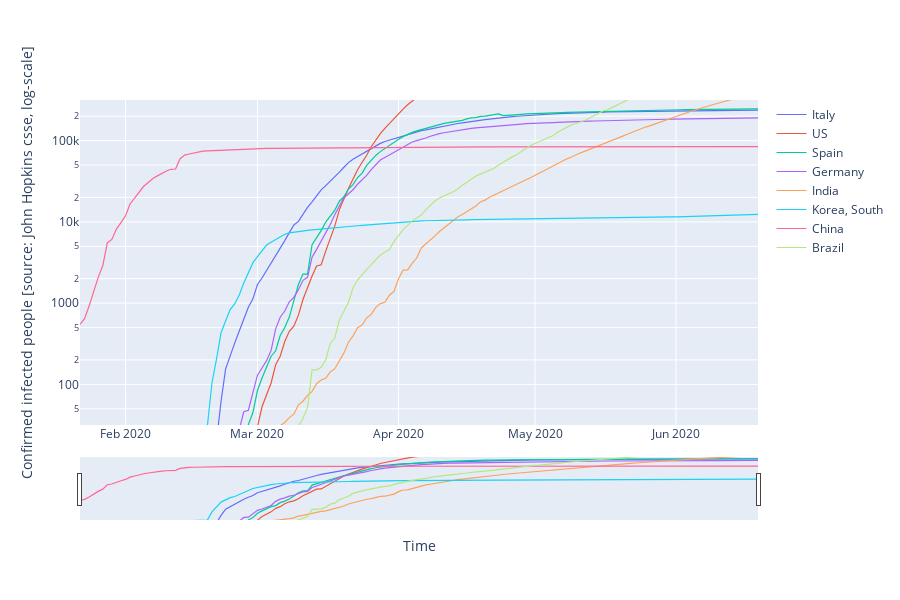

The notebook cell saved with this chart:
### Code cell
# Loop over each country in the list

for i in country_list:
    fig.add_trace(go.Scatter(x = df_plot.date,
                         y = df_plot[i],
                         mode = 'lines', #+markers
                         line_width = 1.2, marker_size = 3,
                         name = i)
                  )
    

fig.update_layout(width = 900,
              height = 600,
              xaxis_title = 'Time',
              yaxis_title = "Confirmed infected people [source: John Hopkins csse, log-scale]",
                 )

fig.update_yaxes(type='log', range=[1.5, 5.5])

fig.update_layout(xaxis_rangeslider_visible= True)

#fig.show(renderer='firefox');

### Figure 1 — Plotly figure (JSON) as saved in the notebook; plotly's stock layout.template omitted (floating-point values rounded to 4 significant figures; data arrays with more than 128 entries replaced by an {"elided": "..."} marker saying what was removed)
{"data": [{"line": {"width": 1.2}, "marker": {"size": 3}, "mode": "lines", "name": "Italy", "type": "scatter", "x": {"elided": "150 str values"}, "y": {"elided": "150 int values"}}, {"line": {"width": 1.2}, "marker": {"size": 3}, "mode": "lines", "name": "US", "type": "scatter", "x": {"elided": "150 str values"}, "y": {"elided": "150 int values"}}, {"line": {"width": 1.2}, "marker": {"size": 3}, "mode": "lines", "name": "Spain", "type": "scatter", "x": {"elided": "150 str values"}, "y": {"elided": "150 int values"}}, {"line": {"width": 1.2}, "marker": {"size": 3}, "mode": "lines", "name": "Germany", "type": "scatter", "x": {"elided": "150 str values"}, "y": {"elided": "150 int values"}}, {"line": {"width": 1.2}, "marker": {"size": 3}, "mode": "lines", "name": "India", "type": "scatter", "x": {"elided": "150 str values"}, "y": {"elided": "150 int values"}}, {"line": {"width": 1.2}, "marker": {"size": 3}, "mode": "lines", "name": "Korea, South", "type": "scatter", "x": {"elided": "150 str values"}, "y": {"elided": "150 int values"}}, {"line": {"width": 1.2}, "marker": {"size": 3}, "mode": "lines", "name": "China", "type": "scatter", "x": {"elided": "150 str values"}, "y": {"elided": "150 int values"}}, {"line": {"width": 1.2}, "marker": {"size": 3}, "mode": "lines", "name": "Brazil", "type": "scatter", "x": {"elided": "150 str values"}, "y": {"elided": "150 int values"}}], "layout": {"height": 600, "width": 900, "xaxis": {"rangeslider": {"visible": true}, "title": {"text": "Time"}}, "yaxis": {"range": [1.5, 5.5], "title": {"text": "Confirmed infected people [source: John Hopkins csse, log-scale]"}, "type": "log"}}}
